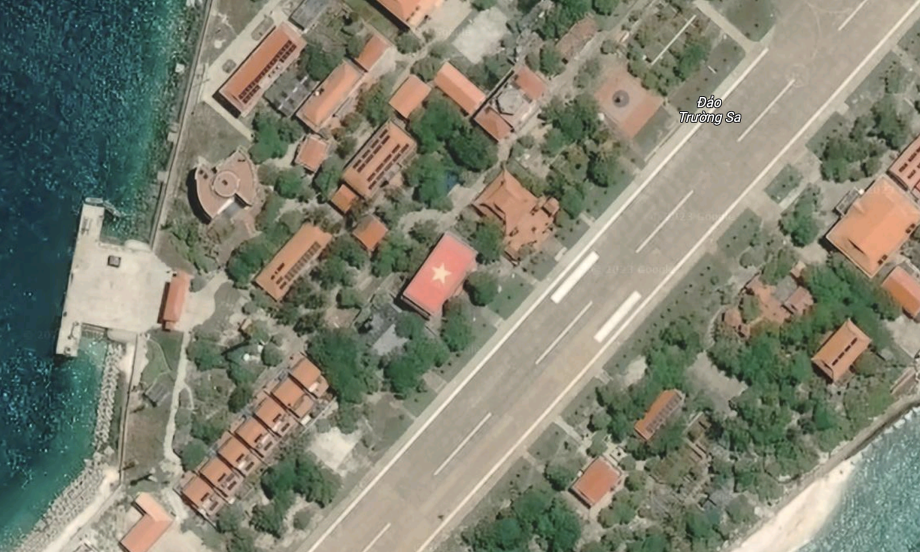
#> input picture Bai7/a-nh-ma-n-hi-nh-2023-07-18-lu-1372-9168-1689662616.png, 920 x 552 px, found by its file name
$ python main.py   (older library calls are emulated)
#> lines starting #> are read from the running program, lines starting #| are printed output that depends on the picture; after the words box and inside, x2 and y2 are one past the last pixel; in counts of white or black regions, pixels touching at a corner belong together
import cv2
import numpy as np
import matplotlib.pyplot as plt

def main():
    # Đọc ảnh đầu vào
    image = cv2.imread('Bai7/a-nh-ma-n-hi-nh-2023-07-18-lu-1372-9168-1689662616.png', cv2.IMREAD_GRAYSCALE)
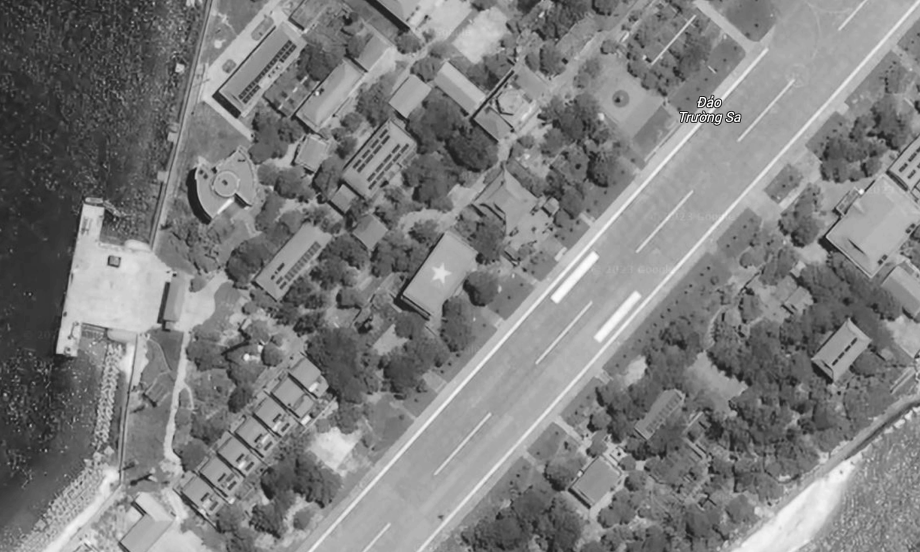
#> image: shape (552, 920); min 5, max 255, mean 126.5

    # 1. Phát hiện cạnh bằng toán tử Sobel
    sobel_x = cv2.Sobel(image, cv2.CV_64F, 1, 0, ksize=3)
    sobel_y = cv2.Sobel(image, cv2.CV_64F, 0, 1, ksize=3)
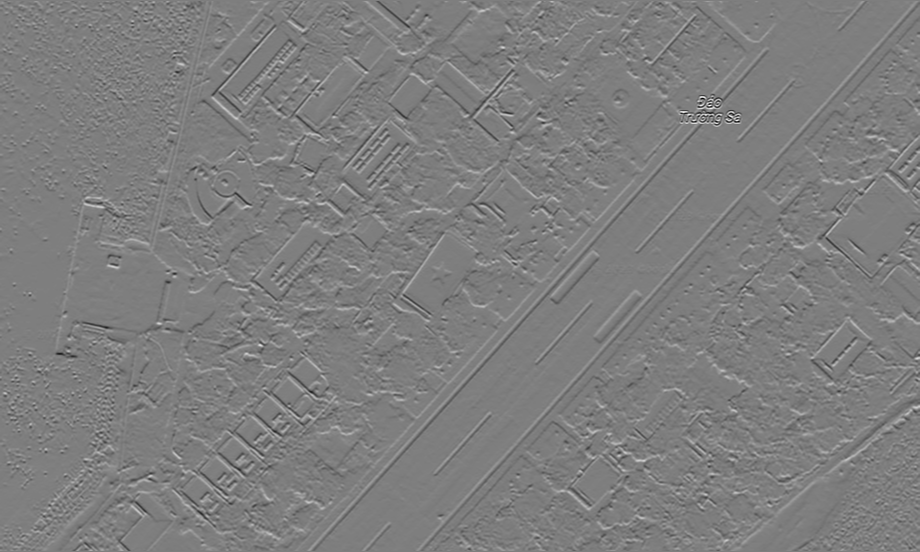
#> sobel_y: shape (552, 920) float64; min -743, max 756, mean 0.4; drawn with min black and max white
    sobel_combined = cv2.magnitude(sobel_x, sobel_y)
    sobel_combined = np.uint8(np.absolute(sobel_combined))
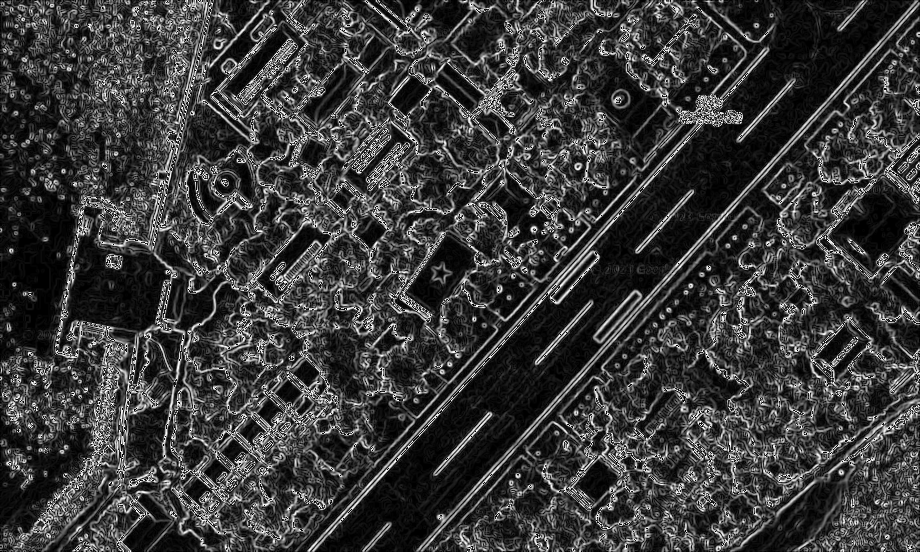
#> sobel_combined: shape (552, 920); min 0, max 255, mean 58.8

    # 2. Phát hiện cạnh bằng toán tử Prewitt
    prewitt_kernel_x = np.array([[1, 0, -1], [1, 0, -1], [1, 0, -1]])
    prewitt_kernel_y = np.array([[1, 1, 1], [0, 0, 0], [-1, -1, -1]])
    prewitt_x = cv2.filter2D(image, -1, prewitt_kernel_x)
    prewitt_y = cv2.filter2D(image, -1, prewitt_kernel_y)
    prewitt_combined = cv2.magnitude(prewitt_x.astype(float), prewitt_y.astype(float))
    prewitt_combined = np.uint8(np.absolute(prewitt_combined))
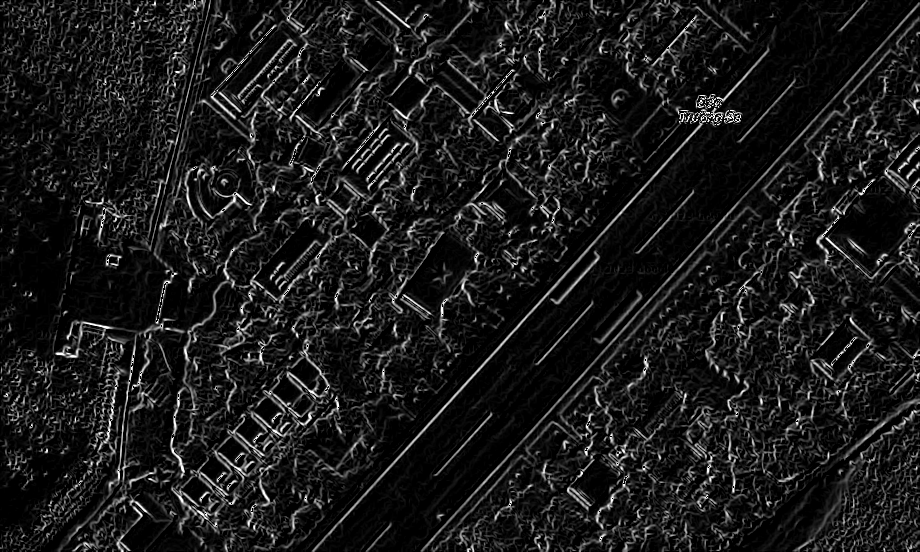
#> prewitt_combined: shape (552, 920); min 0, max 255, mean 26.8

    # 3. Phát hiện cạnh bằng toán tử Roberts
    roberts_kernel_x = np.array([[1, 0], [0, -1]], dtype=int)
    roberts_kernel_y = np.array([[0, 1], [-1, 0]], dtype=int)
    roberts_x = cv2.filter2D(image, -1, roberts_kernel_x)
    roberts_y = cv2.filter2D(image, -1, roberts_kernel_y)
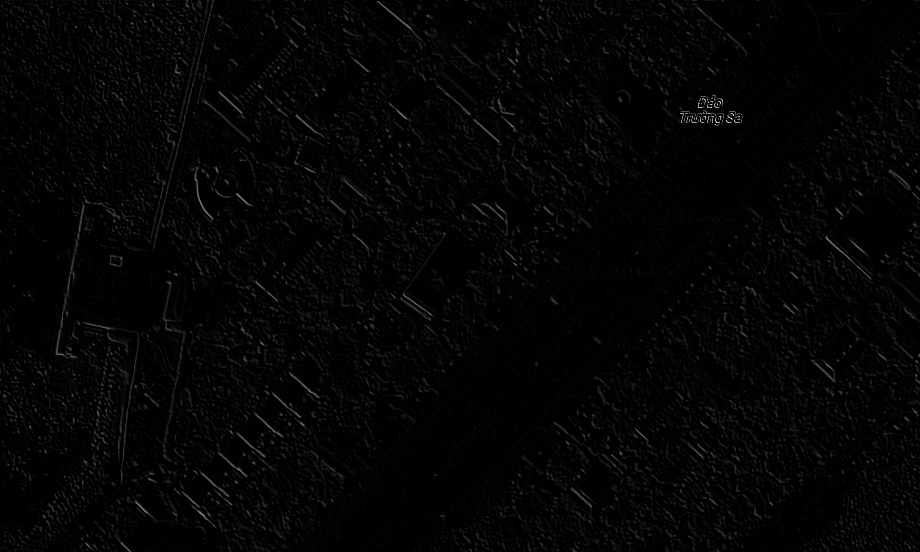
#> roberts_y: shape (552, 920); min 0, max 240, mean 4.2
    roberts_combined = cv2.magnitude(roberts_x.astype(float), roberts_y.astype(float))
    roberts_combined = np.uint8(np.absolute(roberts_combined))

    # 4. Phát hiện cạnh bằng toán tử Canny
    blurred_image = cv2.GaussianBlur(image, (5, 5), 1.4)
    canny_edges = cv2.Canny(blurred_image, 50, 150)
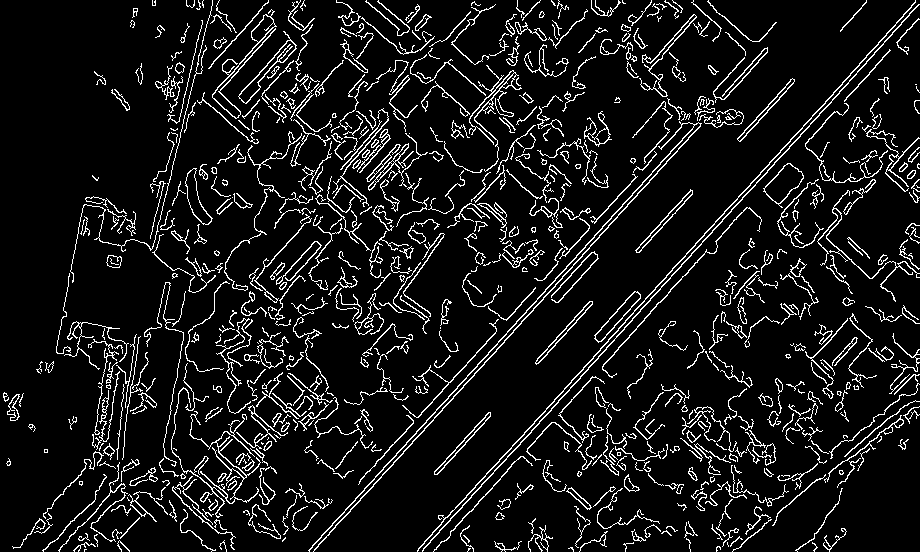
#> canny_edges: shape (552, 920); 9.2% white in thin lines or dots

    # 5. Phân đoạn bằng Gaussian và phân ngưỡng
    blurred_image = cv2.GaussianBlur(image, (5, 5), 1.4)
    _, threshold_image = cv2.threshold(blurred_image, 127, 255, cv2.THRESH_BINARY)
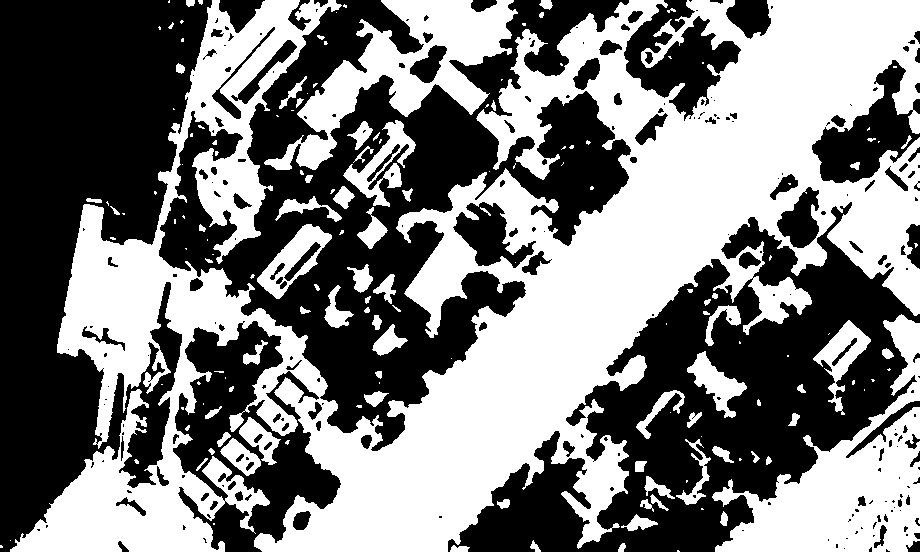
#> threshold_image: shape (552, 920); 49% white; 159 white regions (82 under 20 px), largest, box (x1, y1, x2, y2) and area: (10, 0, 920, 552) 197200, (712, 314, 920, 552) 19163, (264, 0, 518, 170) 14095

    # Hiển thị tất cả ảnh kết quả với không gian giữa các ảnh rộng hơn
    plt.figure(figsize=(15, 10))

    # Hiển thị kết quả Sobel
    plt.subplot(3, 2, 1)
    plt.title("Ảnh gốc")
    plt.imshow(image, cmap='gray')
    plt.subplot(3, 2, 2)
    plt.title("Ảnh sau khi áp dụng Sobel")
    plt.imshow(sobel_combined, cmap='gray')

    # Hiển thị kết quả Prewitt
    plt.subplot(3, 2, 3)
    plt.title("Ảnh sau khi áp dụng Prewitt")
    plt.imshow(prewitt_combined, cmap='gray')

    # Hiển thị kết quả Roberts
    plt.subplot(3, 2, 4)
    plt.title("Ảnh sau khi áp dụng Roberts")
    plt.imshow(roberts_combined, cmap='gray')

    # Hiển thị kết quả Canny
    plt.subplot(3, 2, 5)
    plt.title("Ảnh sau khi áp dụng Canny")
    plt.imshow(canny_edges, cmap='gray')

    # Hiển thị kết quả Gaussian + Threshold
    plt.subplot(3, 2, 6)
    plt.title("Ảnh sau khi phân đoạn ngưỡng")
    plt.imshow(threshold_image, cmap='gray')

    # Điều chỉnh khoảng cách giữa các ảnh
    plt.subplots_adjust(wspace=0.4, hspace=0.6)  # Điều chỉnh khoảng cách ngang (wspace) và dọc (hspace)

    plt.show()


if __name__ == "__main__":
    main()
